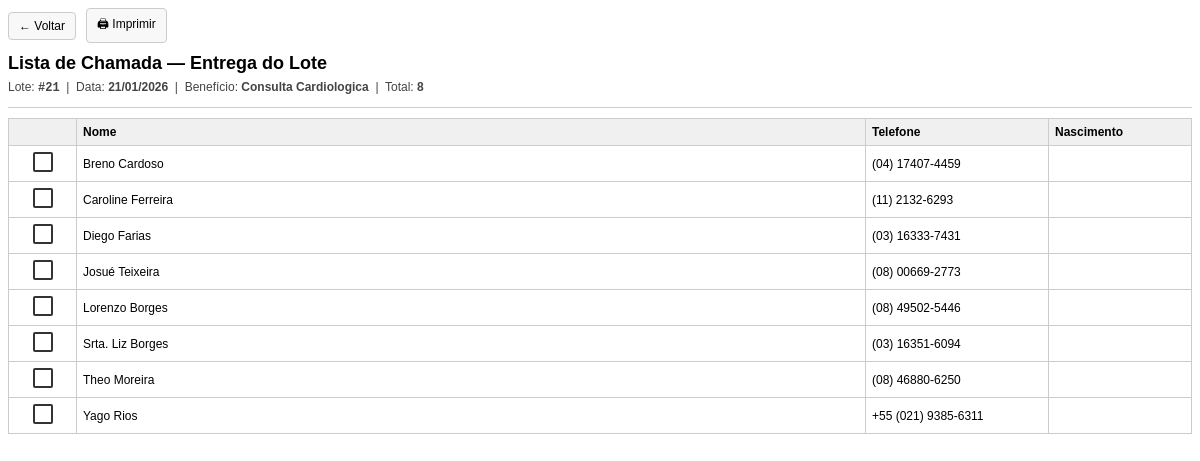
The page /operacoes/consultas/entregas/lote/chamada/imprimir/?lote_id=21 (signed in) on the database its author committed.
### apps/beneficios/models.py (models this page shows, shortened)
class LoteEntrega(models.Model):
    beneficio = models.ForeignKey(
        "beneficios.Beneficio",
        on_delete=models.PROTECT,
        related_name="lotes_entrega",
    )
    data_entrega = models.DateField()
    criado_em = models.DateTimeField(default=timezone.now)
    class Meta:
        unique_together = ("beneficio", "data_entrega")
        ordering = ("-data_entrega", "-id")
        verbose_name = "Lote de Entrega"
        verbose_name_plural = "Lotes de Entrega"

class Beneficio(models.Model):
    nome = models.CharField(max_length=120, unique=True)
    categoria = models.CharField(
        max_length=20,
        choices=CategoriaBeneficio.choices,
    )
    periodicidade = models.CharField(
        max_length=20,
        choices=PeriodicidadeBeneficio.choices,
    )
    ativo = models.BooleanField(
        default=True,
        help_text="Permite desativar um benefício sem apagá-lo.",
    )
    class Meta:
        ordering = ["categoria", "nome"]

class ItemEntrega(models.Model):
    lote = models.ForeignKey(
        LoteEntrega,
        on_delete=models.CASCADE,
        related_name="itens",
    )
    atribuicao = models.ForeignKey(
        "beneficios.BeneficioAssistido",
        on_delete=models.PROTECT,
        related_name="entregas",
    )
    entregue = models.BooleanField(default=False)
    class Meta:
        unique_together = ("lote", "atribuicao")
        ordering = ("atribuicao__assistido__nome",)
        verbose_name = "Item de Entrega"
        verbose_name_plural = "Itens de Entrega"

class BeneficioAssistido(models.Model):
    assistido = models.ForeignKey(
        "assistidos.Assistido",
        on_delete=models.PROTECT,
        related_name="beneficios_atribuidos",
    )
    beneficio = models.ForeignKey(
        "Beneficio",
        on_delete=models.PROTECT,
        related_name="assistidos_atribuidos",
    )
    ativo = models.BooleanField(
        default=True,
        help_text="Permite encerrar a atribuição sem apagar histórico.",
    )
    data_inicio = models.DateField(default=timezone.localdate)
    data_termino = models.DateField(null=True, blank=True)
    criado_em = models.DateTimeField(default=timezone.now)
    class Meta:
        ordering = ["-criado_em"]
        constraints = [
            models.UniqueConstraint(
                fields=["assistido", "beneficio"],
                condition=Q(ativo=True),
                name="uniq_assistido_beneficio_ativo",
            )
        ]

### apps/assistidos/models.py (models this page shows, shortened)
class Assistido(models.Model):
    id = models.UUIDField(primary_key=True, default=uuid.uuid4, editable=False)
    codigo = models.CharField(max_length=30, unique=True, blank=True, null=True)
    nome = models.CharField(max_length=120)
    cpf = models.CharField(max_length=11, blank=True, null=True, unique=True,verbose_name="CPF")
    data_nascimento = models.DateField(blank=True, null=True)
    telefone = models.CharField(max_length=30, blank=True)
    logradouro = models.CharField(max_length=120, blank=True)
    numero = models.CharField(max_length=20, blank=True)
    complemento = models.CharField(max_length=80, blank=True)
    bairro = models.CharField(max_length=80, blank=True)
    cidade = models.CharField(max_length=80, blank=True)
    uf = models.CharField(max_length=2, blank=True,verbose_name="UF")
    cep = models.CharField(max_length=9, blank=True,verbose_name="CEP")
    sit_trabalho = models.CharField(
        max_length=20, choices=SituacaoTrabalho.choices,
        default=SituacaoTrabalho.NAO_INFORMADO
    )
    responsavel_renda = models.CharField(
        max_length=20, choices=ResponsavelRenda.choices,
        default=ResponsavelRenda.NAO_INFORMADO
    )
    faixa_renda = models.CharField(
        max_length=20, choices=FaixaRenda.choices,
        default=FaixaRenda.NAO_INFORMADO
    )
    tipo_moradia = models.CharField(
        max_length=20, choices=TipoMoradia.choices,
        default=TipoMoradia.NAO_INFORMADO
    )
    material_moradia = models.CharField(
        max_length=20, choices=MaterialMoradia.choices,
        default=MaterialMoradia.NAO_INFORMADO
    )
    area_risco = models.CharField(
        max_length=20, choices=TriSimNao.choices,
        default=TriSimNao.NAO_INFORMADO
    )
    sabe_ler_escrever = models.CharField(
        max_length=20, choices=TriSimNao.choices,
        default=TriSimNao.NAO_INFORMADO
    )
    escolaridade = models.CharField(
        max_length=30, choices=Escolaridade.choices,
        default=Escolaridade.NAO_INFORMADO
    )
    diabetes = models.CharField(max_length=20, choices=TriSimNao.choices, default=TriSimNao.NAO_INFORMADO)
    pressao_alta = models.CharField(max_length=20, choices=TriSimNao.choices, default=TriSimNao.NAO_INFORMADO)
    medic_uso_continuo = models.CharField(max_length=20, choices=TriSimNao.choices, default=TriSimNao.NAO_INFORMADO)
    doenca_permanente = models.CharField(max_length=20, choices=TriSimNao.choices, default=TriSimNao.NAO_INFORMADO)
    data_inicio_apoio = models.DateField(blank=True, null=True,verbose_name="Ingresso no Programa")
    status = models.CharField(max_length=10, choices=StatusCadastro.choices, default=StatusCadastro.ATIVO)
    data_inativacao = models.DateField(blank=True, null=True)
    motivo_inativacao = models.CharField(max_length=200, blank=True)
    criado_em = models.DateTimeField(auto_now_add=True)
    class Meta:
        ordering = ["nome"]
    @property
    def telefone_formatado(self):
        tel = "".join(c for c in (self.telefone or "") if c.isdigit())
        if len(tel) == 10:  # (DD) XXXX-XXXX
            return f"({tel[:2]}) {tel[2:6]}-{tel[6:]}"
        if len(tel) == 11:  # (DD) XXXXX-XXXX
            return f"({tel[:2]}) {tel[2:7]}-{tel[7:]}"
        return self.telefone or ""

### apps/operacoes/consultas/views.py (the view)
# urls.py: path("entregas/lote/chamada/imprimir/",views.entregas_lote_chamada_print,name="entregas_lote_chamada_print",),
@login_required
def entregas_lote_chamada_print(request):
    if not pode_ver(request.user):
        return HttpResponseForbidden("Sem permissão.")
    lote_id = (request.GET.get("lote_id") or "").strip()
    if not lote_id.isdigit():
        messages.error(request, "Informe um lote válido para imprimir a lista de chamada.")
        return redirect("consultas:entregas_lote_chamada")
    lote = get_object_or_404(
        LoteEntrega.objects.select_related("beneficio"),
        id=int(lote_id)
    )
    itens_qs = (
        ItemEntrega.objects
        .select_related("atribuicao__assistido")
        .filter(lote=lote)
        .order_by("atribuicao__assistido__nome")
    )
    context = {
        "lote": lote,
        "itens": itens_qs,
        "total": itens_qs.count(),
    }
    return render(request, "operacoes/consultas/entregas_lote_chamada_print.html", context)

### apps/operacoes/context_processors.py (called while the page is built)
def operacoes_permissoes(request):
    user = getattr(request, "user", None)
    if user and user.is_authenticated:
        return {
            "pode_ver": pode_ver(user),
            "pode_editar": pode_editar(user),
            "pode_deletar": pode_deletar(user),
        }
    return {
        "pode_ver": False,
        "pode_editar": False,
        "pode_deletar": False,
    }

### apps/operacoes/permissoes.py (called while the page is built)
def is_consultor(user):
    return user.groups.filter(name="Consultor").exists()

def is_supervisor(user):
    return user.groups.filter(name="Supervisor").exists()

def is_operador(user):
    return user.groups.filter(name="Operador").exists()

def pode_ver(user):
    return is_consultor(user) or is_operador(user) or is_supervisor(user) or user.is_superuser

def pode_editar(user):
    return is_operador(user) or is_supervisor(user) or user.is_superuser

def pode_deletar(user):
    return is_supervisor(user) or user.is_superuser

### apps/operacoes/templates/operacoes/consultas/entregas_lote_chamada_print.html (shortened to what this page needs)
{% load querystring %}
<!DOCTYPE html>
<html lang="pt-br">
<head>
</head>
<body>
  <div class="topbar">
    <button class="btn" type="button" onclick="voltar()">← Voltar</button>
    <button class="btn" type="button" onclick="window.print()">🖨 Imprimir</button>
  </div>
  <h2>Lista de Chamada — Entrega do Lote</h2>
  <p class="sub">
    Lote: <strong class="mono">#{{ lote.id }}</strong>
    &nbsp;|&nbsp;
    Data: <strong>{{ lote.data_entrega|date:"d/m/Y" }}</strong>
    &nbsp;|&nbsp;
    Benefício: <strong>{{ lote.beneficio.nome|title }}</strong>
    &nbsp;|&nbsp;
    Total: <strong>{{ total }}</strong>
  </p>
  <hr>
  <table>
    <thead>
      <tr>
        <th style="width:55px; text-align:center;">  </th>
        <th>Nome </th>
        <th style="width:170px;">Telefone</th>
        <th style="width:130px;">Nascimento</th>
      </tr>
    </thead>
    <tbody>
      {% for item in itens %}
        <tr>
          <td style="text-align:center;">
            <span class="chk"></span>
          </td>
          <td>{{ item.atribuicao.assistido.nome|title }}</td>
          <td>{{ item.atribuicao.assistido.telefone_formatado }}</td>
          <td>{{ item.atribuicao.assistido.data_nascimento|date:"d/m/Y" }}</td>
        </tr>
      {% empty %}
        <tr>
          <td colspan="4" style="text-align:center; color:#666;">
            Nenhum item encontrado para este lote.
          </td>
        </tr>
      {% endfor %}
    </tbody>
  </table>
</body>
</html>

### apps/operacoes/templates/operacoes/consultas/entregas_lote_chamada_print.html (style rules this page uses)
body { font-family: Arial, sans-serif; font-size: 12px; }
h2 { margin: 0 0 6px 0; }
.sub { color: #444; margin: 0 0 12px 0; }
hr { border: 0; border-top: 1px solid #ccc; margin: 10px 0; }
table { width: 100%; border-collapse: collapse; margin-top: 10px; }
th, td { border: 1px solid #ccc; padding: 6px; text-align: left; vertical-align: middle; }
th { background: #f0f0f0; }
.topbar { display: flex; gap: 10px; align-items: center; margin-bottom: 10px; }
.btn { padding: 6px 10px; border: 1px solid #ccc; background: #f8f8f8; cursor: pointer; border-radius: 4px; font-size: 12px; }
.chk { width: 16px; height: 16px; border: 2px solid #333; display: inline-block; border-radius: 2px; }
.mono { font-family: ui-monospace, SFMono-Regular, Menlo, Monaco, Consolas, "Liberation Mono", "Courier New", monospace; }

### rows shown on the page
LoteEntrega: id "21", data_entrega "21/01/2026", beneficio.nome "Consulta Cardiologica"
ItemEntrega: atribuicao.assistido.nome "Breno Cardoso", atribuicao.assistido.telefone_formatado "(04) 17407-4459"
ItemEntrega: atribuicao.assistido.nome "Caroline Ferreira", atribuicao.assistido.telefone_formatado "(11) 2132-6293"
ItemEntrega: atribuicao.assistido.nome "Diego Farias", atribuicao.assistido.telefone_formatado "(03) 16333-7431"
ItemEntrega: atribuicao.assistido.nome "Josué Teixeira", atribuicao.assistido.telefone_formatado "(08) 00669-2773"
ItemEntrega: atribuicao.assistido.nome "Lorenzo Borges", atribuicao.assistido.telefone_formatado "(08) 49502-5446"
ItemEntrega: atribuicao.assistido.nome "Srta. Liz Borges", atribuicao.assistido.telefone_formatado "(03) 16351-6094"
ItemEntrega: atribuicao.assistido.nome "Theo Moreira", atribuicao.assistido.telefone_formatado "(08) 46880-6250"
ItemEntrega: atribuicao.assistido.nome "Yago Rios", atribuicao.assistido.telefone_formatado "+55 (021) 9385-6311"

### other values the page prints
{{ total }} "8"
